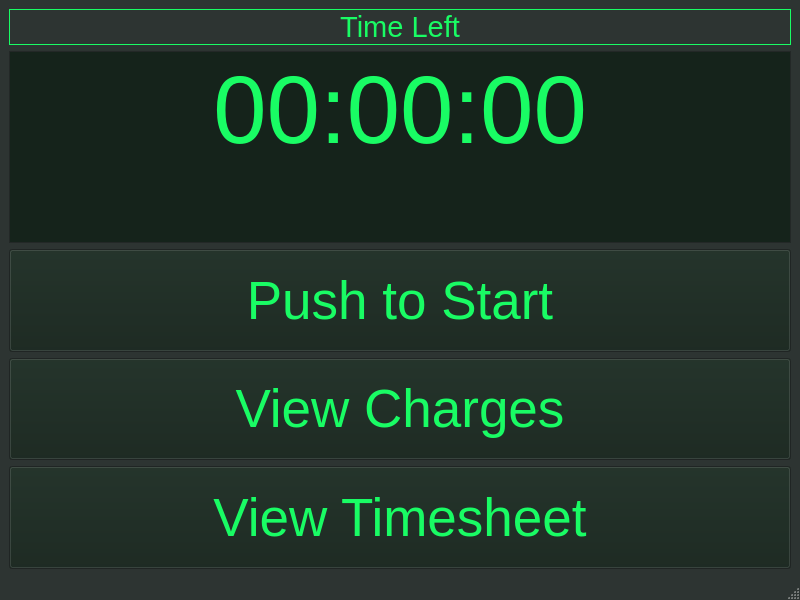
<?xml version="1.0" encoding="UTF-8"?>
<ui version="4.0">
 <class>MainWindow</class>
 <widget class="QMainWindow" name="MainWindow">
  <property name="geometry">
   <rect>
    <x>0</x>
    <y>0</y>
    <width>800</width>
    <height>600</height>
   </rect>
  </property>
  <property name="palette">
   <palette>
    <active>
     <colorrole role="WindowText">
      <brush brushstyle="SolidPattern">
       <color alpha="255">
        <red>25</red>
        <green>252</green>
        <blue>100</blue>
       </color>
      </brush>
     </colorrole>
     <colorrole role="Button">
      <brush brushstyle="SolidPattern">
       <color alpha="255">
        <red>21</red>
        <green>35</green>
        <blue>27</blue>
       </color>
      </brush>
     </colorrole>
     <colorrole role="Light">
      <brush brushstyle="SolidPattern">
       <color alpha="255">
        <red>25</red>
        <green>252</green>
        <blue>100</blue>
       </color>
      </brush>
     </colorrole>
     <colorrole role="Midlight">
      <brush brushstyle="SolidPattern">
       <color alpha="255">
        <red>45</red>
        <green>52</green>
        <blue>50</blue>
       </color>
      </brush>
     </colorrole>
     <colorrole role="Dark">
      <brush brushstyle="SolidPattern">
       <color alpha="255">
        <red>21</red>
        <green>35</green>
        <blue>27</blue>
       </color>
      </brush>
     </colorrole>
     <colorrole role="Mid">
      <brush brushstyle="SolidPattern">
       <color alpha="255">
        <red>21</red>
        <green>35</green>
        <blue>27</blue>
       </color>
      </brush>
     </colorrole>
     <colorrole role="Text">
      <brush brushstyle="SolidPattern">
       <color alpha="255">
        <red>25</red>
        <green>252</green>
        <blue>100</blue>
       </color>
      </brush>
     </colorrole>
     <colorrole role="BrightText">
      <brush brushstyle="SolidPattern">
       <color alpha="255">
        <red>25</red>
        <green>252</green>
        <blue>100</blue>
       </color>
      </brush>
     </colorrole>
     <colorrole role="ButtonText">
      <brush brushstyle="SolidPattern">
       <color alpha="255">
        <red>25</red>
        <green>252</green>
        <blue>100</blue>
       </color>
      </brush>
     </colorrole>
     <colorrole role="Base">
      <brush brushstyle="SolidPattern">
       <color alpha="255">
        <red>21</red>
        <green>35</green>
        <blue>27</blue>
       </color>
      </brush>
     </colorrole>
     <colorrole role="Window">
      <brush brushstyle="SolidPattern">
       <color alpha="255">
        <red>45</red>
        <green>52</green>
        <blue>50</blue>
       </color>
      </brush>
     </colorrole>
     <colorrole role="Shadow">
      <brush brushstyle="SolidPattern">
       <color alpha="255">
        <red>0</red>
        <green>0</green>
        <blue>0</blue>
       </color>
      </brush>
     </colorrole>
     <colorrole role="Highlight">
      <brush brushstyle="SolidPattern">
       <color alpha="255">
        <red>25</red>
        <green>252</green>
        <blue>100</blue>
       </color>
      </brush>
     </colorrole>
     <colorrole role="HighlightedText">
      <brush brushstyle="SolidPattern">
       <color alpha="255">
        <red>43</red>
        <green>25</green>
        <blue>22</blue>
       </color>
      </brush>
     </colorrole>
     <colorrole role="AlternateBase">
      <brush brushstyle="SolidPattern">
       <color alpha="255">
        <red>46</red>
        <green>52</green>
        <blue>54</blue>
       </color>
      </brush>
     </colorrole>
     <colorrole role="ToolTipBase">
      <brush brushstyle="SolidPattern">
       <color alpha="255">
        <red>43</red>
        <green>25</green>
        <blue>22</blue>
       </color>
      </brush>
     </colorrole>
     <colorrole role="PlaceholderText">
      <brush brushstyle="SolidPattern">
       <color alpha="128">
        <red>138</red>
        <green>226</green>
        <blue>52</blue>
       </color>
      </brush>
     </colorrole>
    </active>
    <inactive>
     <colorrole role="WindowText">
      <brush brushstyle="SolidPattern">
       <color alpha="255">
        <red>25</red>
        <green>252</green>
        <blue>100</blue>
       </color>
      </brush>
     </colorrole>
     <colorrole role="Button">
      <brush brushstyle="SolidPattern">
       <color alpha="255">
        <red>21</red>
        <green>35</green>
        <blue>27</blue>
       </color>
      </brush>
     </colorrole>
     <colorrole role="Light">
      <brush brushstyle="SolidPattern">
       <color alpha="255">
        <red>25</red>
        <green>252</green>
        <blue>100</blue>
       </color>
      </brush>
     </colorrole>
     <colorrole role="Midlight">
      <brush brushstyle="SolidPattern">
       <color alpha="255">
        <red>45</red>
        <green>52</green>
        <blue>50</blue>
       </color>
      </brush>
     </colorrole>
     <colorrole role="Dark">
      <brush brushstyle="SolidPattern">
       <color alpha="255">
        <red>21</red>
        <green>35</green>
        <blue>27</blue>
       </color>
      </brush>
     </colorrole>
     <colorrole role="Mid">
      <brush brushstyle="SolidPattern">
       <color alpha="255">
        <red>21</red>
        <green>35</green>
        <blue>27</blue>
       </color>
      </brush>
     </colorrole>
     <colorrole role="Text">
      <brush brushstyle="SolidPattern">
       <color alpha="255">
        <red>25</red>
        <green>252</green>
        <blue>100</blue>
       </color>
      </brush>
     </colorrole>
     <colorrole role="BrightText">
      <brush brushstyle="SolidPattern">
       <color alpha="255">
        <red>25</red>
        <green>252</green>
        <blue>100</blue>
       </color>
      </brush>
     </colorrole>
     <colorrole role="ButtonText">
      <brush brushstyle="SolidPattern">
       <color alpha="255">
        <red>25</red>
        <green>252</green>
        <blue>100</blue>
       </color>
      </brush>
     </colorrole>
     <colorrole role="Base">
      <brush brushstyle="SolidPattern">
       <color alpha="255">
        <red>21</red>
        <green>35</green>
        <blue>27</blue>
       </color>
      </brush>
     </colorrole>
     <colorrole role="Window">
      <brush brushstyle="SolidPattern">
       <color alpha="255">
        <red>45</red>
        <green>52</green>
        <blue>50</blue>
       </color>
      </brush>
     </colorrole>
     <colorrole role="Shadow">
      <brush brushstyle="SolidPattern">
       <color alpha="255">
        <red>0</red>
        <green>0</green>
        <blue>0</blue>
       </color>
      </brush>
     </colorrole>
     <colorrole role="Highlight">
      <brush brushstyle="SolidPattern">
       <color alpha="255">
        <red>25</red>
        <green>252</green>
        <blue>100</blue>
       </color>
      </brush>
     </colorrole>
     <colorrole role="HighlightedText">
      <brush brushstyle="SolidPattern">
       <color alpha="255">
        <red>43</red>
        <green>25</green>
        <blue>22</blue>
       </color>
      </brush>
     </colorrole>
     <colorrole role="AlternateBase">
      <brush brushstyle="SolidPattern">
       <color alpha="255">
        <red>46</red>
        <green>52</green>
        <blue>54</blue>
       </color>
      </brush>
     </colorrole>
     <colorrole role="ToolTipBase">
      <brush brushstyle="SolidPattern">
       <color alpha="255">
        <red>43</red>
        <green>25</green>
        <blue>22</blue>
       </color>
      </brush>
     </colorrole>
     <colorrole role="PlaceholderText">
      <brush brushstyle="SolidPattern">
       <color alpha="128">
        <red>138</red>
        <green>226</green>
        <blue>52</blue>
       </color>
      </brush>
     </colorrole>
    </inactive>
    <disabled>
     <colorrole role="WindowText">
      <brush brushstyle="SolidPattern">
       <color alpha="255">
        <red>21</red>
        <green>35</green>
        <blue>27</blue>
       </color>
      </brush>
     </colorrole>
     <colorrole role="Button">
      <brush brushstyle="SolidPattern">
       <color alpha="255">
        <red>21</red>
        <green>35</green>
        <blue>27</blue>
       </color>
      </brush>
     </colorrole>
     <colorrole role="Light">
      <brush brushstyle="SolidPattern">
       <color alpha="255">
        <red>25</red>
        <green>252</green>
        <blue>100</blue>
       </color>
      </brush>
     </colorrole>
     <colorrole role="Midlight">
      <brush brushstyle="SolidPattern">
       <color alpha="255">
        <red>45</red>
        <green>52</green>
        <blue>50</blue>
       </color>
      </brush>
     </colorrole>
     <colorrole role="Dark">
      <brush brushstyle="SolidPattern">
       <color alpha="255">
        <red>21</red>
        <green>35</green>
        <blue>27</blue>
       </color>
      </brush>
     </colorrole>
     <colorrole role="Mid">
      <brush brushstyle="SolidPattern">
       <color alpha="255">
        <red>21</red>
        <green>35</green>
        <blue>27</blue>
       </color>
      </brush>
     </colorrole>
     <colorrole role="Text">
      <brush brushstyle="SolidPattern">
       <color alpha="255">
        <red>21</red>
        <green>35</green>
        <blue>27</blue>
       </color>
      </brush>
     </colorrole>
     <colorrole role="BrightText">
      <brush brushstyle="SolidPattern">
       <color alpha="255">
        <red>25</red>
        <green>252</green>
        <blue>100</blue>
       </color>
      </brush>
     </colorrole>
     <colorrole role="ButtonText">
      <brush brushstyle="SolidPattern">
       <color alpha="255">
        <red>21</red>
        <green>35</green>
        <blue>27</blue>
       </color>
      </brush>
     </colorrole>
     <colorrole role="Base">
      <brush brushstyle="SolidPattern">
       <color alpha="255">
        <red>45</red>
        <green>52</green>
        <blue>50</blue>
       </color>
      </brush>
     </colorrole>
     <colorrole role="Window">
      <brush brushstyle="SolidPattern">
       <color alpha="255">
        <red>45</red>
        <green>52</green>
        <blue>50</blue>
       </color>
      </brush>
     </colorrole>
     <colorrole role="Shadow">
      <brush brushstyle="SolidPattern">
       <color alpha="255">
        <red>0</red>
        <green>0</green>
        <blue>0</blue>
       </color>
      </brush>
     </colorrole>
     <colorrole role="Highlight">
      <brush brushstyle="SolidPattern">
       <color alpha="255">
        <red>145</red>
        <green>145</green>
        <blue>145</blue>
       </color>
      </brush>
     </colorrole>
     <colorrole role="HighlightedText">
      <brush brushstyle="SolidPattern">
       <color alpha="255">
        <red>43</red>
        <green>25</green>
        <blue>22</blue>
       </color>
      </brush>
     </colorrole>
     <colorrole role="AlternateBase">
      <brush brushstyle="SolidPattern">
       <color alpha="255">
        <red>46</red>
        <green>52</green>
        <blue>54</blue>
       </color>
      </brush>
     </colorrole>
     <colorrole role="ToolTipBase">
      <brush brushstyle="SolidPattern">
       <color alpha="255">
        <red>43</red>
        <green>25</green>
        <blue>22</blue>
       </color>
      </brush>
     </colorrole>
     <colorrole role="PlaceholderText">
      <brush brushstyle="SolidPattern">
       <color alpha="128">
        <red>0</red>
        <green>0</green>
        <blue>0</blue>
       </color>
      </brush>
     </colorrole>
    </disabled>
   </palette>
  </property>
  <property name="windowTitle">
   <string>MainWindow</string>
  </property>
  <widget class="QWidget" name="centralwidget">
   <property name="palette">
    <palette>
     <active>
      <colorrole role="WindowText">
       <brush brushstyle="SolidPattern">
        <color alpha="255">
         <red>25</red>
         <green>252</green>
         <blue>100</blue>
        </color>
       </brush>
      </colorrole>
      <colorrole role="Button">
       <brush brushstyle="SolidPattern">
        <color alpha="255">
         <red>21</red>
         <green>35</green>
         <blue>27</blue>
        </color>
       </brush>
      </colorrole>
      <colorrole role="Light">
       <brush brushstyle="SolidPattern">
        <color alpha="255">
         <red>25</red>
         <green>252</green>
         <blue>100</blue>
        </color>
       </brush>
      </colorrole>
      <colorrole role="Midlight">
       <brush brushstyle="SolidPattern">
        <color alpha="255">
         <red>45</red>
         <green>52</green>
         <blue>50</blue>
        </color>
       </brush>
      </colorrole>
      <colorrole role="Dark">
       <brush brushstyle="SolidPattern">
        <color alpha="255">
         <red>21</red>
         <green>35</green>
         <blue>27</blue>
        </color>
       </brush>
      </colorrole>
      <colorrole role="Mid">
       <brush brushstyle="SolidPattern">
        <color alpha="255">
         <red>21</red>
         <green>35</green>
         <blue>27</blue>
        </color>
       </brush>
      </colorrole>
      <colorrole role="Text">
       <brush brushstyle="SolidPattern">
        <color alpha="255">
         <red>25</red>
         <green>252</green>
         <blue>100</blue>
        </color>
       </brush>
      </colorrole>
      <colorrole role="BrightText">
       <brush brushstyle="SolidPattern">
        <color alpha="255">
         <red>25</red>
         <green>252</green>
         <blue>100</blue>
        </color>
       </brush>
      </colorrole>
      <colorrole role="ButtonText">
       <brush brushstyle="SolidPattern">
        <color alpha="255">
         <red>25</red>
         <green>252</green>
         <blue>100</blue>
        </color>
       </brush>
      </colorrole>
      <colorrole role="Base">
       <brush brushstyle="SolidPattern">
        <color alpha="255">
         <red>21</red>
         <green>35</green>
         <blue>27</blue>
        </color>
       </brush>
      </colorrole>
      <colorrole role="Window">
       <brush brushstyle="SolidPattern">
        <color alpha="255">
         <red>45</red>
         <green>52</green>
         <blue>50</blue>
        </color>
       </brush>
      </colorrole>
      <colorrole role="Shadow">
       <brush brushstyle="SolidPattern">
        <color alpha="255">
         <red>0</red>
         <green>0</green>
         <blue>0</blue>
        </color>
       </brush>
      </colorrole>
      <colorrole role="Highlight">
       <brush brushstyle="SolidPattern">
        <color alpha="255">
         <red>25</red>
         <green>252</green>
         <blue>100</blue>
        </color>
       </brush>
      </colorrole>
      <colorrole role="HighlightedText">
       <brush brushstyle="SolidPattern">
        <color alpha="255">
         <red>43</red>
         <green>25</green>
         <blue>22</blue>
        </color>
       </brush>
      </colorrole>
      <colorrole role="AlternateBase">
       <brush brushstyle="SolidPattern">
        <color alpha="255">
         <red>46</red>
         <green>52</green>
         <blue>54</blue>
        </color>
       </brush>
      </colorrole>
      <colorrole role="ToolTipBase">
       <brush brushstyle="SolidPattern">
        <color alpha="255">
         <red>43</red>
         <green>25</green>
         <blue>22</blue>
        </color>
       </brush>
      </colorrole>
      <colorrole role="PlaceholderText">
       <brush brushstyle="SolidPattern">
        <color alpha="128">
         <red>138</red>
         <green>226</green>
         <blue>52</blue>
        </color>
       </brush>
      </colorrole>
     </active>
     <inactive>
      <colorrole role="WindowText">
       <brush brushstyle="SolidPattern">
        <color alpha="255">
         <red>25</red>
         <green>252</green>
         <blue>100</blue>
        </color>
       </brush>
      </colorrole>
      <colorrole role="Button">
       <brush brushstyle="SolidPattern">
        <color alpha="255">
         <red>21</red>
         <green>35</green>
         <blue>27</blue>
        </color>
       </brush>
      </colorrole>
      <colorrole role="Light">
       <brush brushstyle="SolidPattern">
        <color alpha="255">
         <red>25</red>
         <green>252</green>
         <blue>100</blue>
        </color>
       </brush>
      </colorrole>
      <colorrole role="Midlight">
       <brush brushstyle="SolidPattern">
        <color alpha="255">
         <red>45</red>
         <green>52</green>
         <blue>50</blue>
        </color>
       </brush>
      </colorrole>
      <colorrole role="Dark">
       <brush brushstyle="SolidPattern">
        <color alpha="255">
         <red>21</red>
         <green>35</green>
         <blue>27</blue>
        </color>
       </brush>
      </colorrole>
      <colorrole role="Mid">
       <brush brushstyle="SolidPattern">
        <color alpha="255">
         <red>21</red>
         <green>35</green>
         <blue>27</blue>
        </color>
       </brush>
      </colorrole>
      <colorrole role="Text">
       <brush brushstyle="SolidPattern">
        <color alpha="255">
         <red>25</red>
         <green>252</green>
         <blue>100</blue>
        </color>
       </brush>
      </colorrole>
      <colorrole role="BrightText">
       <brush brushstyle="SolidPattern">
        <color alpha="255">
         <red>25</red>
         <green>252</green>
         <blue>100</blue>
        </color>
       </brush>
      </colorrole>
      <colorrole role="ButtonText">
       <brush brushstyle="SolidPattern">
        <color alpha="255">
         <red>25</red>
         <green>252</green>
         <blue>100</blue>
        </color>
       </brush>
      </colorrole>
      <colorrole role="Base">
       <brush brushstyle="SolidPattern">
        <color alpha="255">
         <red>21</red>
         <green>35</green>
         <blue>27</blue>
        </color>
       </brush>
      </colorrole>
      <colorrole role="Window">
       <brush brushstyle="SolidPattern">
        <color alpha="255">
         <red>45</red>
         <green>52</green>
         <blue>50</blue>
        </color>
       </brush>
      </colorrole>
      <colorrole role="Shadow">
       <brush brushstyle="SolidPattern">
        <color alpha="255">
         <red>0</red>
         <green>0</green>
         <blue>0</blue>
        </color>
       </brush>
      </colorrole>
      <colorrole role="Highlight">
       <brush brushstyle="SolidPattern">
        <color alpha="255">
         <red>25</red>
         <green>252</green>
         <blue>100</blue>
        </color>
       </brush>
      </colorrole>
      <colorrole role="HighlightedText">
       <brush brushstyle="SolidPattern">
        <color alpha="255">
         <red>43</red>
         <green>25</green>
         <blue>22</blue>
        </color>
       </brush>
      </colorrole>
      <colorrole role="AlternateBase">
       <brush brushstyle="SolidPattern">
        <color alpha="255">
         <red>46</red>
         <green>52</green>
         <blue>54</blue>
        </color>
       </brush>
      </colorrole>
      <colorrole role="ToolTipBase">
       <brush brushstyle="SolidPattern">
        <color alpha="255">
         <red>43</red>
         <green>25</green>
         <blue>22</blue>
        </color>
       </brush>
      </colorrole>
      <colorrole role="PlaceholderText">
       <brush brushstyle="SolidPattern">
        <color alpha="128">
         <red>138</red>
         <green>226</green>
         <blue>52</blue>
        </color>
       </brush>
      </colorrole>
     </inactive>
     <disabled>
      <colorrole role="WindowText">
       <brush brushstyle="SolidPattern">
        <color alpha="255">
         <red>21</red>
         <green>35</green>
         <blue>27</blue>
        </color>
       </brush>
      </colorrole>
      <colorrole role="Button">
       <brush brushstyle="SolidPattern">
        <color alpha="255">
         <red>21</red>
         <green>35</green>
         <blue>27</blue>
        </color>
       </brush>
      </colorrole>
      <colorrole role="Light">
       <brush brushstyle="SolidPattern">
        <color alpha="255">
         <red>25</red>
         <green>252</green>
         <blue>100</blue>
        </color>
       </brush>
      </colorrole>
      <colorrole role="Midlight">
       <brush brushstyle="SolidPattern">
        <color alpha="255">
         <red>45</red>
         <green>52</green>
         <blue>50</blue>
        </color>
       </brush>
      </colorrole>
      <colorrole role="Dark">
       <brush brushstyle="SolidPattern">
        <color alpha="255">
         <red>21</red>
         <green>35</green>
         <blue>27</blue>
        </color>
       </brush>
      </colorrole>
      <colorrole role="Mid">
       <brush brushstyle="SolidPattern">
        <color alpha="255">
         <red>21</red>
         <green>35</green>
         <blue>27</blue>
        </color>
       </brush>
      </colorrole>
      <colorrole role="Text">
       <brush brushstyle="SolidPattern">
        <color alpha="255">
         <red>21</red>
         <green>35</green>
         <blue>27</blue>
        </color>
       </brush>
      </colorrole>
      <colorrole role="BrightText">
       <brush brushstyle="SolidPattern">
        <color alpha="255">
         <red>25</red>
         <green>252</green>
         <blue>100</blue>
        </color>
       </brush>
      </colorrole>
      <colorrole role="ButtonText">
       <brush brushstyle="SolidPattern">
        <color alpha="255">
         <red>21</red>
         <green>35</green>
         <blue>27</blue>
        </color>
       </brush>
      </colorrole>
      <colorrole role="Base">
       <brush brushstyle="SolidPattern">
        <color alpha="255">
         <red>45</red>
         <green>52</green>
         <blue>50</blue>
        </color>
       </brush>
      </colorrole>
      <colorrole role="Window">
       <brush brushstyle="SolidPattern">
        <color alpha="255">
         <red>45</red>
         <green>52</green>
         <blue>50</blue>
        </color>
       </brush>
      </colorrole>
      <colorrole role="Shadow">
       <brush brushstyle="SolidPattern">
        <color alpha="255">
         <red>0</red>
         <green>0</green>
         <blue>0</blue>
        </color>
       </brush>
      </colorrole>
      <colorrole role="Highlight">
       <brush brushstyle="SolidPattern">
        <color alpha="255">
         <red>145</red>
         <green>145</green>
         <blue>145</blue>
        </color>
       </brush>
      </colorrole>
      <colorrole role="HighlightedText">
       <brush brushstyle="SolidPattern">
        <color alpha="255">
         <red>43</red>
         <green>25</green>
         <blue>22</blue>
        </color>
       </brush>
      </colorrole>
      <colorrole role="AlternateBase">
       <brush brushstyle="SolidPattern">
        <color alpha="255">
         <red>46</red>
         <green>52</green>
         <blue>54</blue>
        </color>
       </brush>
      </colorrole>
      <colorrole role="ToolTipBase">
       <brush brushstyle="SolidPattern">
        <color alpha="255">
         <red>43</red>
         <green>25</green>
         <blue>22</blue>
        </color>
       </brush>
      </colorrole>
      <colorrole role="PlaceholderText">
       <brush brushstyle="SolidPattern">
        <color alpha="128">
         <red>0</red>
         <green>0</green>
         <blue>0</blue>
        </color>
       </brush>
      </colorrole>
     </disabled>
    </palette>
   </property>
   <layout class="QVBoxLayout" name="verticalLayout">
    <item>
     <widget class="QLabel" name="label">
      <property name="sizePolicy">
       <sizepolicy hsizetype="Preferred" vsizetype="Fixed">
        <horstretch>0</horstretch>
        <verstretch>0</verstretch>
       </sizepolicy>
      </property>
      <property name="font">
       <font>
        <pointsize>22</pointsize>
       </font>
      </property>
      <property name="frameShape">
       <enum>QFrame::Box</enum>
      </property>
      <property name="text">
       <string>Time Left</string>
      </property>
      <property name="alignment">
       <set>Qt::AlignCenter</set>
      </property>
     </widget>
    </item>
    <item>
     <widget class="QTextEdit" name="textEdit">
      <property name="sizePolicy">
       <sizepolicy hsizetype="Expanding" vsizetype="Minimum">
        <horstretch>0</horstretch>
        <verstretch>0</verstretch>
       </sizepolicy>
      </property>
      <property name="font">
       <font>
        <pointsize>11</pointsize>
       </font>
      </property>
      <property name="html">
       <string>&lt;!DOCTYPE HTML PUBLIC &quot;-//W3C//DTD HTML 4.0//EN&quot; &quot;http://www.w3.org/TR/REC-html40/strict.dtd&quot;&gt;
&lt;html&gt;&lt;head&gt;&lt;meta name=&quot;qrichtext&quot; content=&quot;1&quot; /&gt;&lt;style type=&quot;text/css&quot;&gt;
p, li { white-space: pre-wrap; }
&lt;/style&gt;&lt;/head&gt;&lt;body style=&quot; font-family:'Ubuntu'; font-size:11pt; font-weight:400; font-style:normal;&quot;&gt;
&lt;p align=&quot;center&quot; style=&quot; margin-top:0px; margin-bottom:0px; margin-left:0px; margin-right:0px; -qt-block-indent:0; text-indent:0px;&quot;&gt;&lt;span style=&quot; font-size:72pt;&quot;&gt;00:00:00&lt;/span&gt;&lt;/p&gt;&lt;/body&gt;&lt;/html&gt;</string>
      </property>
     </widget>
    </item>
    <item>
     <widget class="QPushButton" name="pushButton">
      <property name="sizePolicy">
       <sizepolicy hsizetype="Minimum" vsizetype="Minimum">
        <horstretch>0</horstretch>
        <verstretch>0</verstretch>
       </sizepolicy>
      </property>
      <property name="font">
       <font>
        <pointsize>40</pointsize>
       </font>
      </property>
      <property name="text">
       <string>Push to Start</string>
      </property>
     </widget>
    </item>
    <item>
     <widget class="QPushButton" name="pushButton_3">
      <property name="sizePolicy">
       <sizepolicy hsizetype="Minimum" vsizetype="Minimum">
        <horstretch>0</horstretch>
        <verstretch>0</verstretch>
       </sizepolicy>
      </property>
      <property name="font">
       <font>
        <pointsize>40</pointsize>
       </font>
      </property>
      <property name="text">
       <string>View Charges</string>
      </property>
     </widget>
    </item>
    <item>
     <widget class="QPushButton" name="pushButton_2">
      <property name="sizePolicy">
       <sizepolicy hsizetype="Minimum" vsizetype="Minimum">
        <horstretch>0</horstretch>
        <verstretch>0</verstretch>
       </sizepolicy>
      </property>
      <property name="font">
       <font>
        <pointsize>40</pointsize>
       </font>
      </property>
      <property name="text">
       <string>View Timesheet</string>
      </property>
     </widget>
    </item>
   </layout>
  </widget>
  <widget class="QMenuBar" name="menubar">
   <property name="geometry">
    <rect>
     <x>0</x>
     <y>0</y>
     <width>800</width>
     <height>22</height>
    </rect>
   </property>
  </widget>
  <widget class="QStatusBar" name="statusbar"/>
 </widget>
 <resources/>
 <connections/>
</ui>
